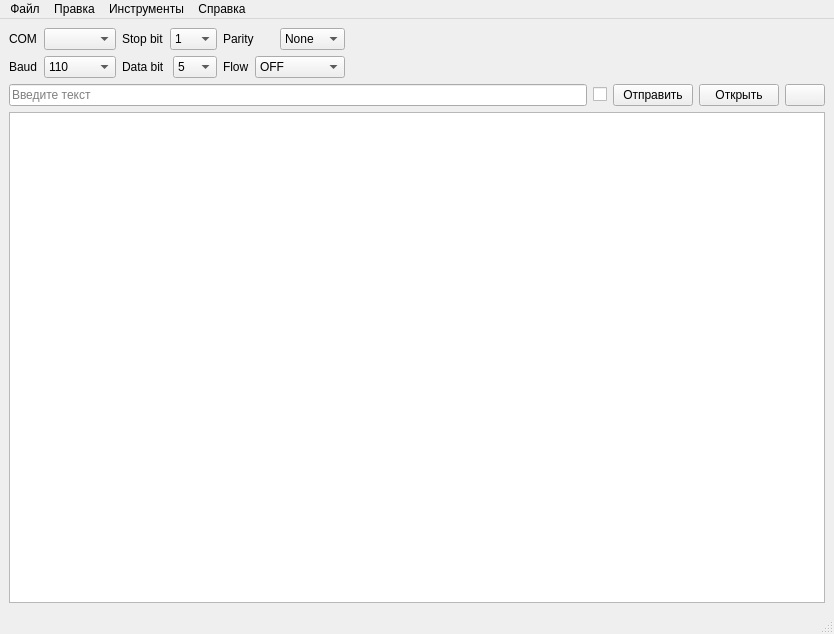
<?xml version="1.0" encoding="UTF-8"?>
<ui version="4.0">
 <class>Window</class>
 <widget class="QMainWindow" name="Window">
  <property name="geometry">
   <rect>
    <x>0</x>
    <y>0</y>
    <width>834</width>
    <height>634</height>
   </rect>
  </property>
  <property name="windowTitle">
   <string>Com Port Monitor</string>
  </property>
  <property name="windowIcon">
   <iconset>
    <normaloff>:/rc/resources/cpm.ico</normaloff>:/rc/resources/cpm.ico</iconset>
  </property>
  <widget class="QWidget" name="centralwidget">
   <property name="toolTip">
    <string/>
   </property>
   <layout class="QVBoxLayout" name="verticalLayout">
    <item>
     <layout class="QGridLayout" name="gridLayout">
      <item row="1" column="0">
       <layout class="QHBoxLayout" name="horizontalLayout_3">
        <item>
         <widget class="QLabel" name="label_2">
          <property name="text">
           <string>Baud</string>
          </property>
         </widget>
        </item>
        <item>
         <widget class="QComboBox" name="comboBox_BaudRate">
          <property name="cursor">
           <cursorShape>PointingHandCursor</cursorShape>
          </property>
          <property name="currentText">
           <string>110</string>
          </property>
          <item>
           <property name="text">
            <string>110</string>
           </property>
          </item>
          <item>
           <property name="text">
            <string>300</string>
           </property>
          </item>
          <item>
           <property name="text">
            <string>600</string>
           </property>
          </item>
          <item>
           <property name="text">
            <string>1200</string>
           </property>
          </item>
          <item>
           <property name="text">
            <string>2400</string>
           </property>
          </item>
          <item>
           <property name="text">
            <string>4800</string>
           </property>
          </item>
          <item>
           <property name="text">
            <string>9600</string>
           </property>
          </item>
          <item>
           <property name="text">
            <string>14400</string>
           </property>
          </item>
          <item>
           <property name="text">
            <string>19200</string>
           </property>
          </item>
          <item>
           <property name="text">
            <string>28800</string>
           </property>
          </item>
          <item>
           <property name="text">
            <string>38400</string>
           </property>
          </item>
          <item>
           <property name="text">
            <string>57600</string>
           </property>
          </item>
          <item>
           <property name="text">
            <string>115200</string>
           </property>
          </item>
          <item>
           <property name="text">
            <string>230400</string>
           </property>
          </item>
          <item>
           <property name="text">
            <string>460800</string>
           </property>
          </item>
          <item>
           <property name="text">
            <string>921600</string>
           </property>
          </item>
         </widget>
        </item>
       </layout>
      </item>
      <item row="0" column="1">
       <layout class="QHBoxLayout" name="horizontalLayout_4">
        <item>
         <widget class="QLabel" name="label_3">
          <property name="text">
           <string>Stop bit</string>
          </property>
         </widget>
        </item>
        <item>
         <widget class="QComboBox" name="comboBox_StopBit">
          <property name="cursor">
           <cursorShape>PointingHandCursor</cursorShape>
          </property>
          <item>
           <property name="text">
            <string>1</string>
           </property>
          </item>
          <item>
           <property name="text">
            <string>1.5</string>
           </property>
          </item>
          <item>
           <property name="text">
            <string>2</string>
           </property>
          </item>
         </widget>
        </item>
       </layout>
      </item>
      <item row="1" column="2">
       <layout class="QHBoxLayout" name="horizontalLayout_7">
        <item>
         <widget class="QLabel" name="label_6">
          <property name="text">
           <string>Flow</string>
          </property>
         </widget>
        </item>
        <item>
         <widget class="QComboBox" name="comboBox_FlowControl">
          <item>
           <property name="text">
            <string>OFF</string>
           </property>
          </item>
          <item>
           <property name="text">
            <string>RTS/CTS</string>
           </property>
          </item>
          <item>
           <property name="text">
            <string>XON/XOFF</string>
           </property>
          </item>
         </widget>
        </item>
       </layout>
      </item>
      <item row="1" column="1">
       <layout class="QHBoxLayout" name="horizontalLayout_5">
        <item>
         <widget class="QLabel" name="label_4">
          <property name="text">
           <string>Data bit</string>
          </property>
         </widget>
        </item>
        <item>
         <widget class="QComboBox" name="comboBox_DataBit">
          <property name="cursor">
           <cursorShape>PointingHandCursor</cursorShape>
          </property>
          <property name="currentText">
           <string>5</string>
          </property>
          <item>
           <property name="text">
            <string>5</string>
           </property>
          </item>
          <item>
           <property name="text">
            <string>6</string>
           </property>
          </item>
          <item>
           <property name="text">
            <string>7</string>
           </property>
          </item>
          <item>
           <property name="text">
            <string>8</string>
           </property>
          </item>
         </widget>
        </item>
       </layout>
      </item>
      <item row="0" column="2">
       <layout class="QHBoxLayout" name="horizontalLayout_6">
        <item>
         <widget class="QLabel" name="label_5">
          <property name="text">
           <string>Parity</string>
          </property>
         </widget>
        </item>
        <item>
         <widget class="QComboBox" name="comboBox_Parity">
          <property name="cursor">
           <cursorShape>PointingHandCursor</cursorShape>
          </property>
          <item>
           <property name="text">
            <string>None</string>
           </property>
          </item>
          <item>
           <property name="text">
            <string>Odd</string>
           </property>
          </item>
          <item>
           <property name="text">
            <string>Even</string>
           </property>
          </item>
          <item>
           <property name="text">
            <string>Space</string>
           </property>
          </item>
          <item>
           <property name="text">
            <string>Mark</string>
           </property>
          </item>
         </widget>
        </item>
       </layout>
      </item>
      <item row="0" column="0">
       <layout class="QHBoxLayout" name="horizontalLayout_2">
        <item>
         <widget class="QLabel" name="label">
          <property name="text">
           <string>COM</string>
          </property>
         </widget>
        </item>
        <item>
         <widget class="QComboBox" name="comboBox_ComPort">
          <property name="cursor">
           <cursorShape>PointingHandCursor</cursorShape>
          </property>
         </widget>
        </item>
       </layout>
      </item>
      <item row="1" column="3">
       <spacer name="horizontalSpacer">
        <property name="orientation">
         <enum>Qt::Orientation::Horizontal</enum>
        </property>
        <property name="sizeHint" stdset="0">
         <size>
          <width>40</width>
          <height>20</height>
         </size>
        </property>
       </spacer>
      </item>
     </layout>
    </item>
    <item>
     <layout class="QHBoxLayout" name="horizontalLayout">
      <item>
       <widget class="QLineEdit" name="lineEdit_Command">
        <property name="mouseTracking">
         <bool>true</bool>
        </property>
        <property name="styleSheet">
         <string notr="true"/>
        </property>
        <property name="inputMethodHints">
         <set>Qt::InputMethodHint::ImhNone</set>
        </property>
        <property name="text">
         <string/>
        </property>
        <property name="placeholderText">
         <string>Введите текст</string>
        </property>
        <property name="clearButtonEnabled">
         <bool>true</bool>
        </property>
       </widget>
      </item>
      <item>
       <widget class="QCheckBox" name="checkBox_AutoScroll">
        <property name="cursor">
         <cursorShape>PointingHandCursor</cursorShape>
        </property>
        <property name="text">
         <string/>
        </property>
        <property name="icon">
         <iconset theme="QIcon::ThemeIcon::GoDown"/>
        </property>
       </widget>
      </item>
      <item>
       <widget class="QPushButton" name="btn_SendCommand">
        <property name="cursor">
         <cursorShape>PointingHandCursor</cursorShape>
        </property>
        <property name="text">
         <string>Отправить</string>
        </property>
        <property name="icon">
         <iconset theme="QIcon::ThemeIcon::DocumentSend"/>
        </property>
        <property name="shortcut">
         <string>Ctrl+O</string>
        </property>
       </widget>
      </item>
      <item>
       <widget class="QPushButton" name="btn_Connect">
        <property name="sizePolicy">
         <sizepolicy hsizetype="Minimum" vsizetype="Fixed">
          <horstretch>0</horstretch>
          <verstretch>0</verstretch>
         </sizepolicy>
        </property>
        <property name="cursor">
         <cursorShape>PointingHandCursor</cursorShape>
        </property>
        <property name="text">
         <string>Открыть</string>
        </property>
        <property name="icon">
         <iconset theme="QIcon::ThemeIcon::InsertLink"/>
        </property>
        <property name="shortcut">
         <string>Ctrl+Q</string>
        </property>
       </widget>
      </item>
      <item>
       <widget class="QPushButton" name="btn_Clear">
        <property name="text">
         <string/>
        </property>
        <property name="icon">
         <iconset theme="QIcon::ThemeIcon::EditDelete"/>
        </property>
       </widget>
      </item>
     </layout>
    </item>
    <item>
     <widget class="QTextEdit" name="textEdit">
      <property name="readOnly">
       <bool>true</bool>
      </property>
      <property name="html">
       <string>&lt;!DOCTYPE HTML PUBLIC &quot;-//W3C//DTD HTML 4.0//EN&quot; &quot;http://www.w3.org/TR/REC-html40/strict.dtd&quot;&gt;
&lt;html&gt;&lt;head&gt;&lt;meta name=&quot;qrichtext&quot; content=&quot;1&quot; /&gt;&lt;meta charset=&quot;utf-8&quot; /&gt;&lt;style type=&quot;text/css&quot;&gt;
p, li { white-space: pre-wrap; }
hr { height: 1px; border-width: 0; }
li.unchecked::marker { content: &quot;\2610&quot;; }
li.checked::marker { content: &quot;\2612&quot;; }
&lt;/style&gt;&lt;/head&gt;&lt;body style=&quot; font-family:'Segoe UI'; font-size:9pt; font-weight:400; font-style:normal;&quot;&gt;
&lt;p style=&quot;-qt-paragraph-type:empty; margin-top:0px; margin-bottom:0px; margin-left:0px; margin-right:0px; -qt-block-indent:0; text-indent:0px;&quot;&gt;&lt;br /&gt;&lt;/p&gt;&lt;/body&gt;&lt;/html&gt;</string>
      </property>
     </widget>
    </item>
   </layout>
  </widget>
  <widget class="QMenuBar" name="menubar">
   <property name="geometry">
    <rect>
     <x>0</x>
     <y>0</y>
     <width>834</width>
     <height>21</height>
    </rect>
   </property>
   <widget class="QMenu" name="menu">
    <property name="title">
     <string>Файл</string>
    </property>
    <addaction name="menuBar_Save"/>
    <addaction name="menuBar_SaveAs"/>
    <addaction name="menuBar_Print"/>
    <addaction name="menuBar_Settings"/>
    <addaction name="separator"/>
    <addaction name="menuBar_Exit"/>
   </widget>
   <widget class="QMenu" name="menu_2">
    <property name="title">
     <string>Инструменты</string>
    </property>
    <addaction name="menuBar_connect"/>
    <addaction name="menuBar_UpdatePorts"/>
    <addaction name="separator"/>
    <addaction name="menuBar_Connect"/>
    <addaction name="menuBar_BaudRate"/>
   </widget>
   <widget class="QMenu" name="menu_3">
    <property name="title">
     <string>Справка</string>
    </property>
    <addaction name="menuBar_GitHub"/>
    <addaction name="menuBar_Docs"/>
    <addaction name="menuBar_AboutPro"/>
   </widget>
   <widget class="QMenu" name="menu_4">
    <property name="title">
     <string>Правка</string>
    </property>
    <addaction name="menuBar_Undo"/>
    <addaction name="menuBar_Redo"/>
    <addaction name="separator"/>
    <addaction name="menuBar_Find"/>
   </widget>
   <addaction name="menu"/>
   <addaction name="menu_4"/>
   <addaction name="menu_2"/>
   <addaction name="menu_3"/>
  </widget>
  <widget class="QStatusBar" name="statusBar">
   <property name="statusTip">
    <string/>
   </property>
  </widget>
  <action name="menuBar_Save">
   <property name="icon">
    <iconset theme="QIcon::ThemeIcon::DocumentSave"/>
   </property>
   <property name="text">
    <string>Сохранить</string>
   </property>
   <property name="shortcut">
    <string>Ctrl+S</string>
   </property>
  </action>
  <action name="menuBar_Print">
   <property name="icon">
    <iconset theme="QIcon::ThemeIcon::DocumentPrint"/>
   </property>
   <property name="text">
    <string>Печать</string>
   </property>
   <property name="shortcut">
    <string>Ctrl+P</string>
   </property>
  </action>
  <action name="menuBar_Settings">
   <property name="text">
    <string>Настройки</string>
   </property>
  </action>
  <action name="menuBar_Exit">
   <property name="icon">
    <iconset theme="QIcon::ThemeIcon::SystemLogOut"/>
   </property>
   <property name="text">
    <string>Выход</string>
   </property>
   <property name="shortcut">
    <string>Ctrl+Q</string>
   </property>
  </action>
  <action name="menuBar_connect">
   <property name="icon">
    <iconset theme="QIcon::ThemeIcon::InsertLink"/>
   </property>
   <property name="text">
    <string>Подключиться</string>
   </property>
   <property name="shortcut">
    <string>Ctrl+Q</string>
   </property>
  </action>
  <action name="menuBar_UpdatePorts">
   <property name="text">
    <string>Обновить</string>
   </property>
  </action>
  <action name="menuBar_Connect">
   <property name="text">
    <string>COM</string>
   </property>
  </action>
  <action name="menuBar_BaudRate">
   <property name="text">
    <string>Бод</string>
   </property>
  </action>
  <action name="menuBar_GitHub">
   <property name="text">
    <string>GitHub</string>
   </property>
  </action>
  <action name="menuBar_Docs">
   <property name="icon">
    <iconset theme="QIcon::ThemeIcon::HelpFaq"/>
   </property>
   <property name="text">
    <string>Документация</string>
   </property>
  </action>
  <action name="menuBar_AboutPro">
   <property name="icon">
    <iconset theme="QIcon::ThemeIcon::HelpAbout"/>
   </property>
   <property name="text">
    <string>О програме</string>
   </property>
  </action>
  <action name="menuBar_Find">
   <property name="icon">
    <iconset theme="QIcon::ThemeIcon::EditFind"/>
   </property>
   <property name="text">
    <string>Найти</string>
   </property>
   <property name="shortcut">
    <string>Ctrl+F</string>
   </property>
  </action>
  <action name="menuBar_SaveAs">
   <property name="icon">
    <iconset theme="QIcon::ThemeIcon::DocumentSaveAs"/>
   </property>
   <property name="text">
    <string>Сохранить как</string>
   </property>
   <property name="shortcut">
    <string>Ctrl+Shift+S</string>
   </property>
  </action>
  <action name="menuBar_Undo">
   <property name="icon">
    <iconset theme="QIcon::ThemeIcon::EditUndo"/>
   </property>
   <property name="text">
    <string>Отменить</string>
   </property>
   <property name="shortcut">
    <string>Ctrl+Z</string>
   </property>
  </action>
  <action name="menuBar_Redo">
   <property name="icon">
    <iconset theme="QIcon::ThemeIcon::EditRedo"/>
   </property>
   <property name="text">
    <string>Повторить</string>
   </property>
   <property name="shortcut">
    <string>Ctrl+Y</string>
   </property>
  </action>
 </widget>
 <resources/>
 <connections/>
</ui>
